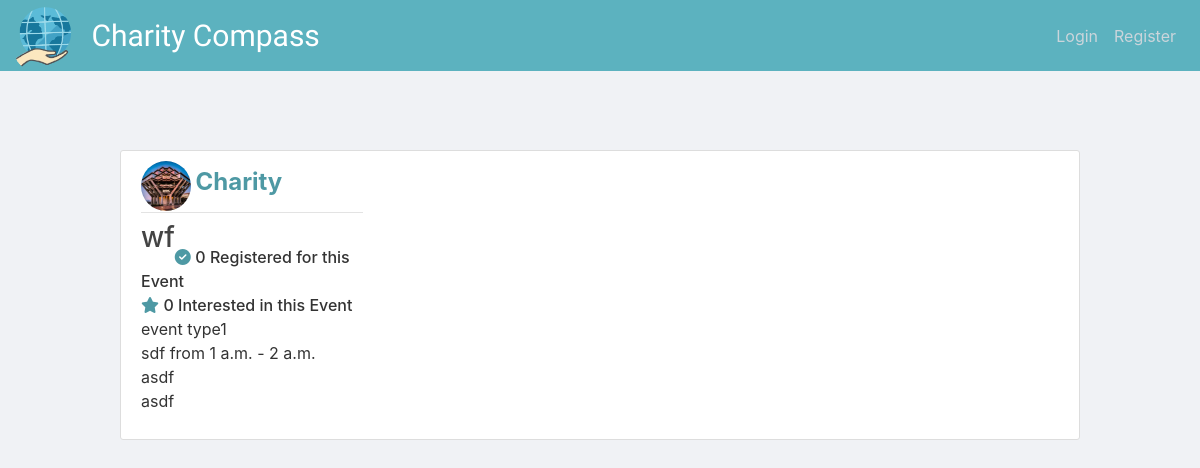
The page /charities/event/2/ on the database its author committed.
### events/models.py (models this page shows, shortened)
class Event(models.Model):
    user = models.ForeignKey(users.models.User, on_delete=models.CASCADE, related_name='events')
    owner = models.ForeignKey(users.models.Charity, on_delete=models.CASCADE, related_name='events')
    title = models.CharField(max_length=80)
    event_type = models.ForeignKey(EventType, on_delete=models.CASCADE, related_name='events')
    event_date = models.CharField(max_length=60)
    description = models.TextField()
    location = models.CharField(max_length=60)
    start_time = models.TimeField(auto_now=False, auto_now_add=False)
    end_time = models.TimeField(auto_now=False, auto_now_add=False)
    interested = models.ManyToManyField(users.models.User, related_name='interested_events', blank=True)
    registered = models.ManyToManyField(users.models.User, related_name='registered_volunteers', blank=True)

class EventType(models.Model):
    name = models.CharField(max_length=30)
    def __str__(self):
        return self.name

### users/models.py (models this page shows, shortened)
class User(AbstractUser):
    is_charity = models.BooleanField(default=False)
    is_volunteer = models.BooleanField(default=False)

class UserSettings(models.Model):
    user = models.OneToOneField(User, on_delete=models.CASCADE)
    image = models.ImageField(default='default.jpg', upload_to='profile_pics')

class Charity(models.Model):
    user = models.OneToOneField(User, on_delete=models.CASCADE, primary_key=True)
    charity_name = models.CharField(max_length=30, null=True, blank=True)
    description = models.TextField(default='',blank=True)
    favorite = models.ManyToManyField(User, related_name='favorite_charity', blank=True)
    slug = models.SlugField(max_length=250, null=True, blank=True)
    website = models.URLField(max_length=200, null=True, blank=True)
    address = models.CharField(max_length=200, null=True, blank=True)

### users/views/charities.py (the view)
# urls.py: path('event/<int:pk>/', charities.EventsDetailView.as_view(), name='event_detail'),
class EventsDetailView(DetailView):
    model = Event
    context_object_name = 'event'
    def get_context_data(self, **kwargs):
        context = super().get_context_data(**kwargs)
        is_interested = False
        is_registered = False
        if self.object.interested.filter(pk=self.request.user.id).exists():
            is_interested = True
        if self.object.registered.filter(pk=self.request.user.id).exists():
            is_registered = True
        context['is_interested'] = is_interested
        context['is_registered'] = is_registered
        return context

### users/templates/events/event_detail.html (shortened to what this page needs)
{% extends "base/base.html" %} {% block content %}
<div class="event-page">
	<article class="media content-section">
		<div>
			<div class="article-metadata">
				<img
					class="rounded-circle event-img"
					src="{{event.user.usersettings.image.url}}"
				/>
				{% if user.is_volunteer %}
				<a
					class="mr-2 event-owner"
					style="font-size: 24px; font-weight: bold"
					href="{% url 'charities:charity_page' slug=event.owner.slug %}"
					>{{ event.owner.charity_name }}</a
				>
				{% else %}
				<a
					class="mr-2 event-owner"
					style="font-size: 24px; font-weight: bold"
					href="{% url 'charities:charity_dashboard' %}"
					>{{ event.owner.charity_name }}</a
				>
				{% endif %}
			</div>
			<div>
				<h3 style="float: left" class="article-content">{{ event.title }}</h3>
			</div>
			<br />
			<p>
				<i class="fas fa-check-circle" style="color: #4e99a4"></i>
				<b style="font-weight: 500"
					>{{ event.registered.count }} Registered for this Event</b
				>
				<br />
				<i class="fas fa-star" style="color: #4e99a4"></i>
				<b style="font-weight: 500"
					>{{ event.interested.count }} Interested in this Event</b
				>
				<br />
				{{ event.event_type }}
				<br />
				{{ event.event_date }} from {{event.start_time}} - {{event.end_time}}
				<br />{{ event.location }}
				<br />
				{{ event.description }}
			</p>
		</div>
	</article>
</div>
{% endblock content %}

### base/static/base/main.css (style rules this page uses)
body { background: #f0f2f5; color: #333333; margin-bottom: 6rem; }
h1, h2, h3, h4, h5, h6 { color: #444444; }
.content-section { background: #ffffff; padding: 10px 20px; border: 1px solid #dddddd; border-radius: 3px; margin-bottom: 20px; }
.article-content { white-space: pre-line; }
.article-metadata { padding-bottom: 1px; margin-bottom: 4px; border-bottom: 1px solid #e3e3e3; }
.event-owner { color: #4e99a4; }
.event-page { width: 80%; margin: 150px auto; }
.event-img { width: 50px; height: 50px; }

### rows shown on the page
Event: user.usersettings.image (placeholder picture), owner.charity_name "Charity", title "wf", registered.count "0", interested.count "0", event_type "event type1", event_date "sdf", start_time "1 a.m.", end_time "2 a.m.", location "asdf", description "asdf"
